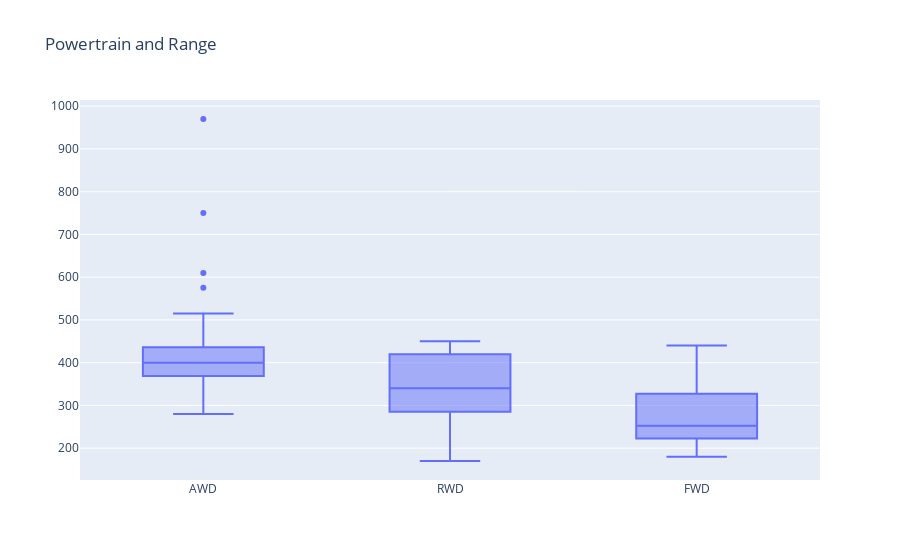

The notebook cell saved with this chart:
### Markdown cell above
# Analysis
## Power Train

### Code cell
#Creating a graph
fig = go.Figure()

#Adding the values
fig.add_trace(go.Box(x = car_df.PowerTrain, y = car_df.Range_Km))

#Customising the graph
fig.update_layout(title='Powertrain and Range')

### Figure 1 — Plotly figure (JSON) as saved in the notebook; plotly's stock layout.template omitted (floating-point values rounded to 4 significant figures)
{"data": [{"type": "box", "x": ["AWD", "RWD", "AWD", "RWD", "RWD", "AWD", "FWD", "FWD", "RWD", "AWD", "AWD", "FWD", "FWD", "RWD", "FWD", "RWD", "AWD", "FWD", "FWD", "FWD", "FWD", "AWD", "RWD", "AWD", "AWD", "RWD", "RWD", "AWD", "RWD", "FWD", "AWD", "FWD", "FWD", "AWD", "FWD", "FWD", "FWD", "RWD", "FWD", "AWD", "AWD", "FWD", "AWD", "FWD", "FWD", "FWD", "FWD", "AWD", "AWD", "FWD", "AWD", "AWD", "FWD", "RWD", "AWD", "RWD", "FWD", "FWD", "AWD", "FWD", "AWD", "FWD", "AWD", "RWD", "AWD", "FWD", "AWD", "AWD", "RWD", "AWD", "AWD", "AWD", "FWD", "FWD", "AWD", "AWD", "AWD", "RWD", "AWD", "RWD", "FWD", "FWD", "RWD", "AWD", "AWD", "RWD", "AWD", "FWD", "AWD", "FWD", "RWD", "FWD", "RWD", "FWD", "AWD", "AWD", "AWD", "AWD"], "y": [450, 270, 400, 360, 170, 610, 190, 275, 310, 400, 370, 220, 400, 450, 250, 440, 375, 195, 220, 185, 275, 425, 290, 425, 435, 420, 350, 375, 235, 250, 280, 370, 315, 750, 180, 325, 270, 425, 310, 350, 515, 255, 380, 195, 195, 365, 335, 365, 575, 335, 365, 970, 255, 420, 450, 170, 250, 250, 505, 255, 410, 440, 365, 450, 425, 190, 460, 430, 230, 400, 385, 390, 225, 235, 410, 340, 390, 340, 440, 360, 330, 250, 390, 295, 400, 320, 320, 365, 420, 250, 340, 230, 325, 330, 335, 325, 375, 400]}], "layout": {"title": {"text": "Powertrain and Range"}}}
